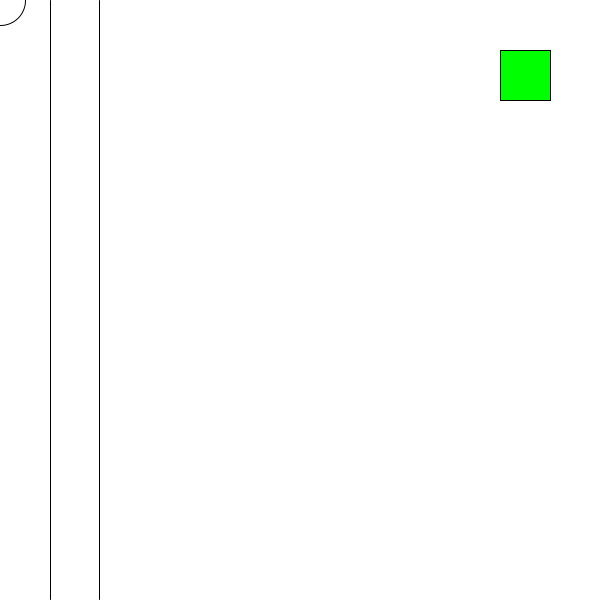
Frame 1 (no input)
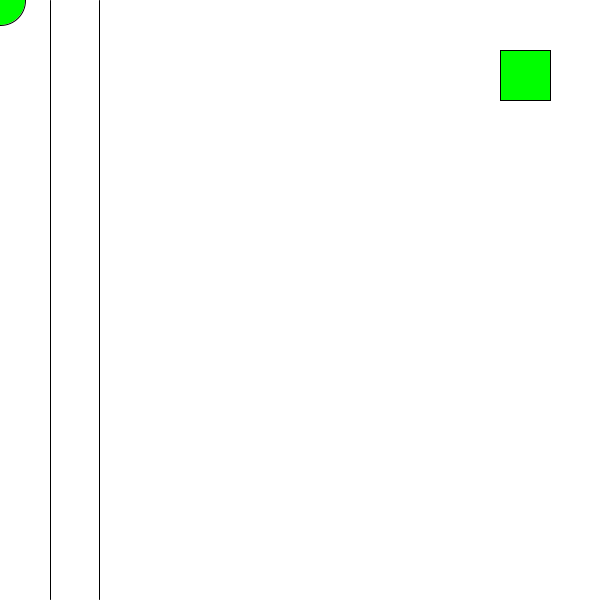
Frame 60 (the mouse pressed at the canvas centre just before this capture)
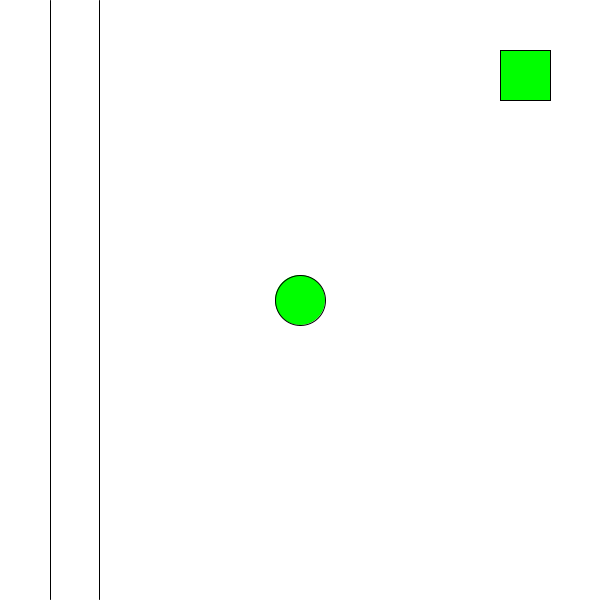
Frame 120 (the mouse held since frame 60 and released just before this capture)

The Processing sketch that drew these frames (run headless with seeded random() and noise(); from frame 60 on, the mouse is pressed at the canvas centre):

// Processing sketch: processing_150170
// ── processing_150170.pde

void setup(){
    size(600,600);    
}
void draw(){
     background(255);
     line(50,0,50,height-1);
     line(99,0,99,height-1);
     ellipse(mouseX,mouseY,50,50);
if(mouseX<50){
     fill(0,255,0);
     rect(width-100,50,50,50);
}
if(mouseX>50&&mouseX<99){
     fill(255,0,0);
     rect(width-100,50,50,50);
}
if(mouseX>99){
     fill(0,255,0);
     rect(width-100,50,50,50);
}
}
